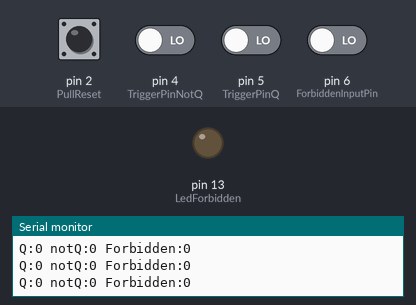
The sketch below on a simulated Arduino Uno, built with avr-gcc and run on an emulated ATmega328P. On the bench: output pins drawn as LEDs (lit = HIGH), the last lines printed to the serial monitor. Inputs (shaded band) come from the test bench; at power-on: pin 2 (PullReset), pin 4 (TriggerPinNotQ), pin 5 (TriggerPinQ), pin 6 (ForbiddenInputPin) LOW.

Above: at 1.2 s.
1.3 s: pin 6 (ForbiddenInputPin) driven HIGH
At 1.7 s:
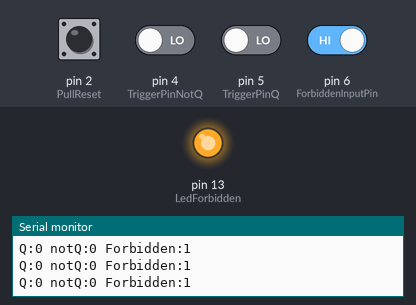
2.8 s: pin 6 (ForbiddenInputPin) driven LOW
At 3.9 s:
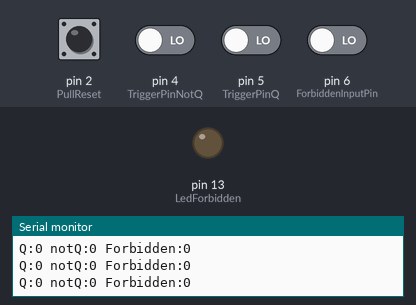
Timing chart, 0 to 5.8 s (numbered marks = the images above; inputs shaded):
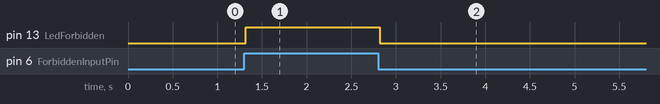

The sketch:

sketch_oct25a.ino
```cpp
const int PullReset = 2;
const int TriggerResetButton = 3;

const int TriggerPinQ = 5;
const int TriggerPinNotQ = 4;

const int ForbiddenInputPin = 6;
const int LedForbidden = 13;


const unsigned long BAUD_RATE = 9600;
const unsigned long LOOP_DELAY_MS = 25;


const int STATE_NORMAL = 0;
const int STATE_FORBIDDEN = 1;


void PinInits() {
  pinMode(PullReset, INPUT);
  pinMode(TriggerResetButton, OUTPUT);
  pinMode(TriggerPinQ, INPUT);
  pinMode(TriggerPinNotQ, INPUT);
  pinMode(ForbiddenInputPin, INPUT);
  pinMode(LedForbidden, OUTPUT);

  digitalWrite(TriggerResetButton, LOW);
  digitalWrite(LedForbidden, LOW);
}

void HandleResetButton() {
  int resetBtn = digitalRead(PullReset);

  if (resetBtn == HIGH) {
    digitalWrite(TriggerResetButton, HIGH);
  } else {
    digitalWrite(TriggerResetButton, LOW);
  }
}

int ReadForbiddenState() {
  int sensorState = digitalRead(ForbiddenInputPin);
  int forbidden = STATE_NORMAL;

  if (sensorState == HIGH) {
    forbidden = STATE_FORBIDDEN;
    digitalWrite(LedForbidden, HIGH);
  } else {
    forbidden = STATE_NORMAL;
    digitalWrite(LedForbidden, LOW);
  }

  return forbidden;
}

void SerialPrint(int qState, int notQState, int forbidden) {
  Serial.print("Q:");
  Serial.print(qState);
  Serial.print(" notQ:");
  Serial.print(notQState);
  Serial.print(" Forbidden:");
  Serial.println(forbidden);
}

void setup() {
  PinInits();
  Serial.begin(BAUD_RATE);
}

void loop() {
  HandleResetButton();

  int qState = digitalRead(TriggerPinQ);
  int notQState = digitalRead(TriggerPinNotQ);

  int forbidden = ReadForbiddenState();

  SerialPrint(qState, notQState, forbidden);

  delay(LOOP_DELAY_MS);
}
```

Measured:
- after the input at 1.3 s, pin 13 (LedForbidden): LOW → HIGH at once
- after the input at 2.8 s, pin 13 (LedForbidden): HIGH → LOW at once
